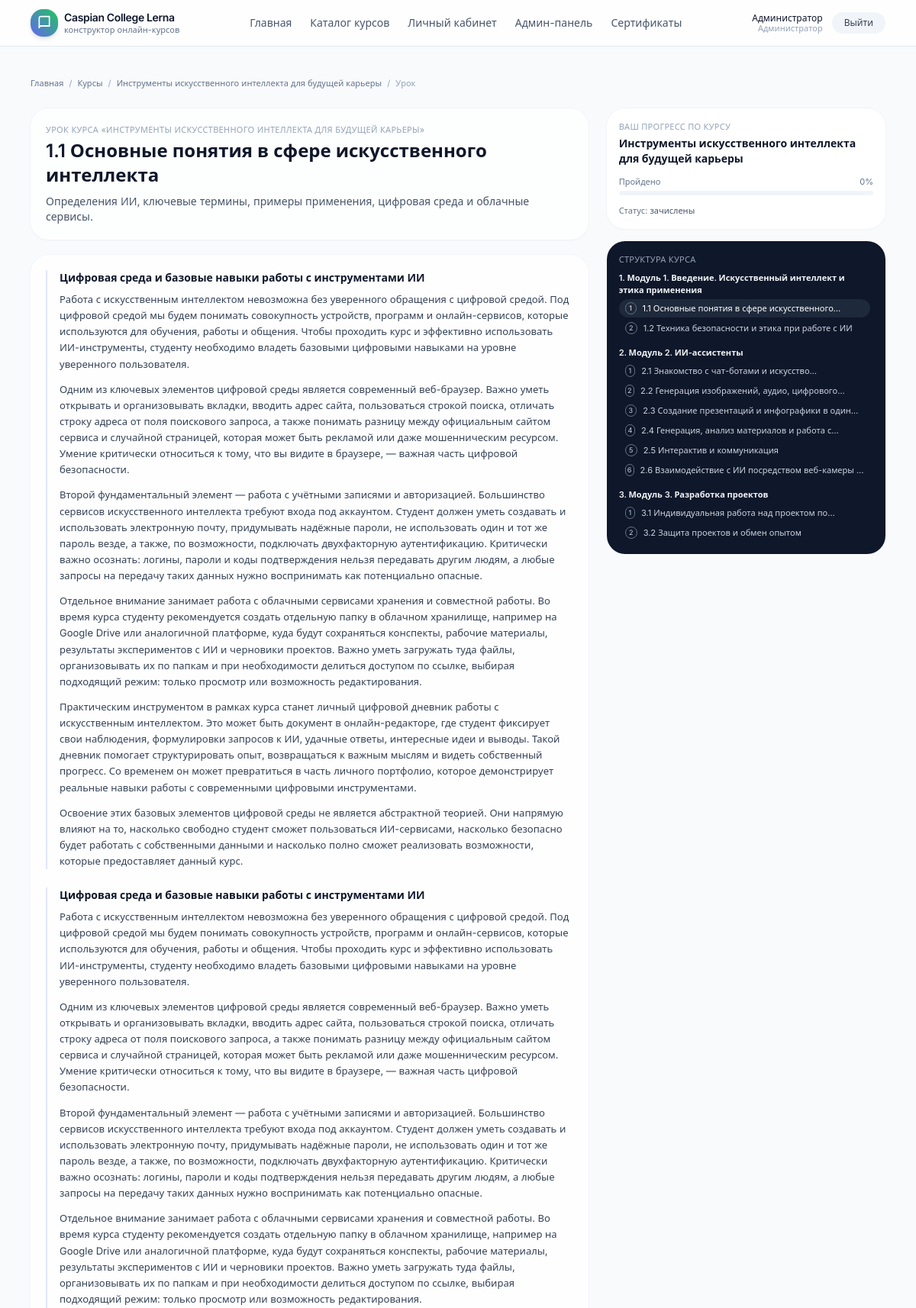
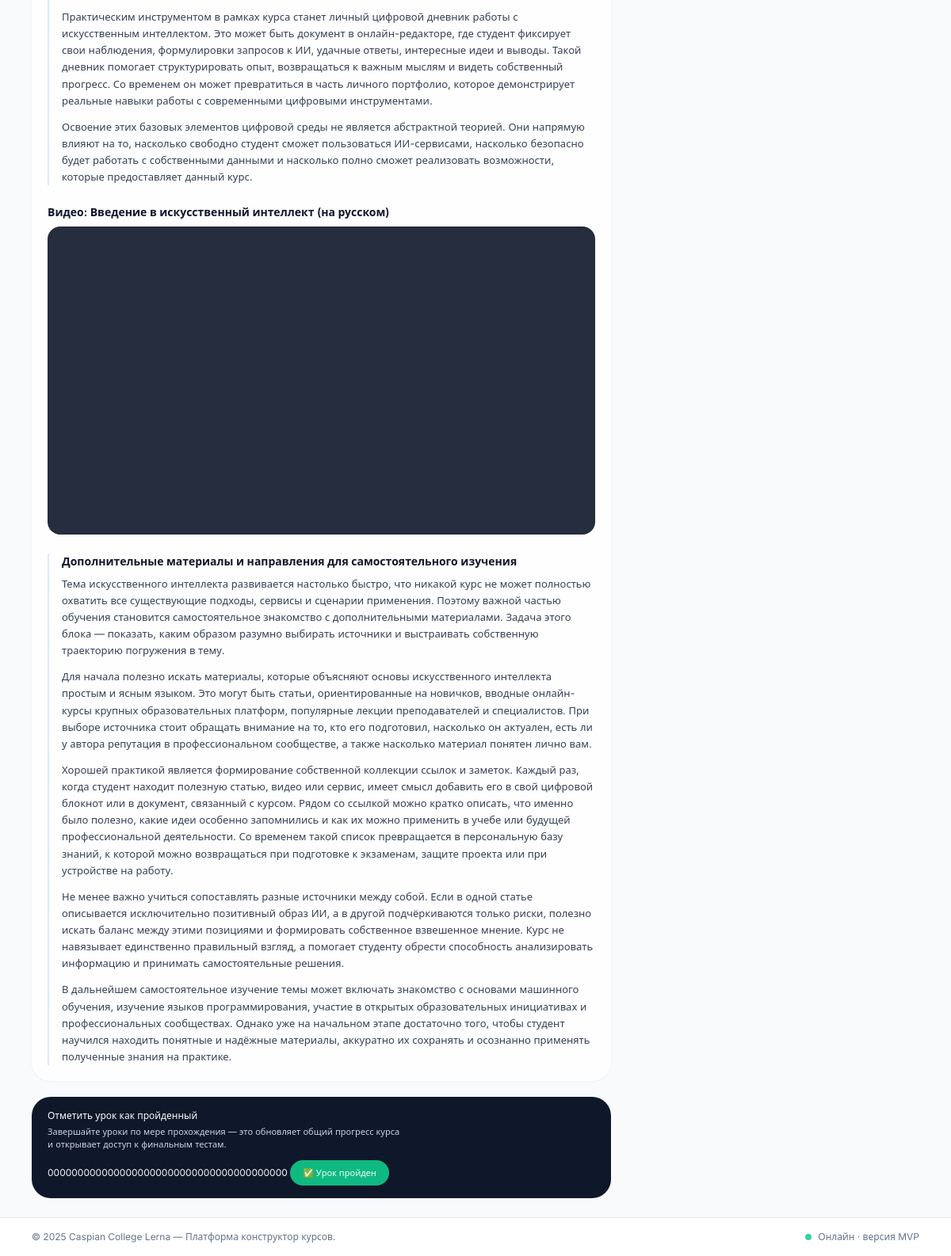
The app's page /course/ai-tools-career/lesson/12 (signed in) with its own data (2 pictures, top to bottom).
### app/models.py (models this page shows, shortened)
class User(UserMixin, db.Model):
    __tablename__ = "users"
    id = db.Column(db.Integer, primary_key=True)
    email = db.Column(db.String(255), unique=True, nullable=False)
    password_hash = db.Column(db.String(255), nullable=False)
    full_name = db.Column(db.String(255), nullable=False)
    role = db.Column(db.String(20), default="student")  # 'student' или 'admin'
    created_at = db.Column(db.DateTime, default=datetime.utcnow)
    courses = db.relationship("UserCourse", back_populates="user", cascade="all, delete-orphan")
    lesson_progress = db.relationship("UserLessonProgress", back_populates="user", cascade="all, delete-orphan")
    test_attempts = db.relationship("UserTestAttempt", back_populates="user", cascade="all, delete-orphan")
    certificates = db.relationship("Certificate", back_populates="user", cascade="all, delete-orphan")
    def is_admin(self) -> bool:
        return self.role == "admin"

class Course(db.Model):
    __tablename__ = "courses"
    id = db.Column(db.Integer, primary_key=True)
    title = db.Column(db.String(255), nullable=False)
    slug = db.Column(db.String(255), unique=True, nullable=False)
    description = db.Column(db.Text, nullable=True)
    category = db.Column(db.String(100), nullable=True)
    level = db.Column(db.String(50), nullable=True)
    image_url = db.Column(db.String(255), nullable=True)      # обложка
    hero_image_url = db.Column(db.String(255), nullable=True) # фон в шапке
    logo_url = db.Column(db.String(255), nullable=True)       # логотип курса
    theme_id = db.Column(db.Integer, db.ForeignKey("course_themes.id"), nullable=True)
    theme = db.relationship("CourseTheme", back_populates="courses")
    language = db.Column(db.String(20), default="ru")
    estimated_duration_minutes = db.Column(db.Integer, default=0)
    requirements = db.Column(db.Text, nullable=True)
    outcomes = db.Column(db.Text, nullable=True)
    is_sequential = db.Column(db.Boolean, default=True)  # модули по порядку
    is_published = db.Column(db.Boolean, default=False)
    created_at = db.Column(db.DateTime, default=datetime.utcnow)
    updated_at = db.Column(db.DateTime, default=datetime.utcnow, onupdate=datetime.utcnow)
    modules = db.relationship("CourseModule", back_populates="course", cascade="all, delete-orphan")
    tests = db.relationship("Test", back_populates="course", cascade="all, delete-orphan")  # финальные тесты
    user_courses = db.relationship("UserCourse", back_populates="course", cascade="all, delete-orphan")
    certificates = db.relationship("Certificate", back_populates="course", cascade="all, delete-orphan")

class Lesson(db.Model):
    __tablename__ = "lessons"
    id = db.Column(db.Integer, primary_key=True)
    module_id = db.Column(db.Integer, db.ForeignKey("course_modules.id"), nullable=False)
    title = db.Column(db.String(255), nullable=False)
    summary = db.Column(db.Text, nullable=True)
    order_index = db.Column(db.Integer, default=0)
    is_preview = db.Column(db.Boolean, default=False)
    module = db.relationship("CourseModule", back_populates="lessons")
    blocks = db.relationship("LessonBlock", back_populates="lesson", cascade="all, delete-orphan")
    progress = db.relationship("UserLessonProgress", back_populates="lesson", cascade="all, delete-orphan")

class LessonBlock(db.Model):
    __tablename__ = "lesson_blocks"
    id = db.Column(db.Integer, primary_key=True)
    lesson_id = db.Column(db.Integer, db.ForeignKey("lessons.id"), nullable=False)
    lesson = db.relationship("Lesson", back_populates="blocks")
    block_type = db.Column(db.String(20), nullable=False)  # text, video, image, file, quote
    order_index = db.Column(db.Integer, default=0)
    title = db.Column(db.String(255), nullable=True)
    text_content = db.Column(db.Text, nullable=True)  # для text/quote
    video_source = db.Column(db.String(20), nullable=True)  # upload/youtube
    video_url = db.Column(db.String(255), nullable=True)
    video_file_path = db.Column(db.String(255), nullable=True)
    image_path = db.Column(db.String(255), nullable=True)
    alt_text = db.Column(db.String(255), nullable=True)
    file_path = db.Column(db.String(255), nullable=True)
    file_name = db.Column(db.String(255), nullable=True)

class UserCourse(db.Model):
    __tablename__ = "user_courses"
    id = db.Column(db.Integer, primary_key=True)
    user_id = db.Column(db.Integer, db.ForeignKey("users.id"), nullable=False)
    course_id = db.Column(db.Integer, db.ForeignKey("courses.id"), nullable=False)
    status = db.Column(db.String(20), default="enrolled")  # enrolled, in_progress, completed
    progress_percent = db.Column(db.Integer, default=0)
    enrolled_at = db.Column(db.DateTime, default=datetime.utcnow)
    completed_at = db.Column(db.DateTime, nullable=True)
    user = db.relationship("User", back_populates="courses")
    course = db.relationship("Course", back_populates="user_courses")

class CourseModule(db.Model):
    __tablename__ = "course_modules"
    id = db.Column(db.Integer, primary_key=True)
    course_id = db.Column(db.Integer, db.ForeignKey("courses.id"), nullable=False)
    title = db.Column(db.String(255), nullable=False)
    description = db.Column(db.Text, nullable=True)
    order_index = db.Column(db.Integer, default=0)
    course = db.relationship("Course", back_populates="modules")
    lessons = db.relationship("Lesson", back_populates="module", cascade="all, delete-orphan")
    tests = db.relationship("Test", back_populates="module", cascade="all, delete-orphan")  # тесты по модулю

### app/blueprints/courses/routes.py (the view)
@courses_bp.route("/course/<slug>/lesson/<int:lesson_id>")
@login_required
def lesson_view(slug, lesson_id):
    course = Course.query.filter_by(slug=slug, is_published=True).first_or_404()
    lesson = Lesson.query.get_or_404(lesson_id)
    if lesson.module.course_id != course.id:
        abort(404)
    user_course = ensure_enrolled(current_user, course)
    blocks = (
        LessonBlock.query
        .filter_by(lesson_id=lesson.id)
        .order_by(LessonBlock.order_index)
        .all()
    )
    modules = (
        CourseModule.query
        .filter_by(course_id=course.id)
        .order_by(CourseModule.order_index)
        .all()
    )
    return render_template(
        "lesson_view.html",
        course=course,
        lesson=lesson,
        blocks=blocks,
        modules=modules,
        user_course=user_course,
    )

### app/blueprints/courses/routes.py (called while the page is built, shortened)
def ensure_enrolled(user, course):
    user_course = UserCourse.query.filter_by(user_id=user.id, course_id=course.id).first()
    return user_course

### app/templates/lesson_view.html (shortened to what this page needs)
{% extends "base.html" %}
{% block content %}
<div class="space-y-6">
  <nav class="text-[11px] text-slate-500 mb-1">
    <a href="{{ url_for('main.index') }}" class="hover:text-primary-600">Главная</a>
    <span class="mx-1 text-slate-400">/</span>
    <a href="{{ url_for('main.courses_list') }}" class="hover:text-primary-600">Курсы</a>
    <span class="mx-1 text-slate-400">/</span>
    <a href="{{ url_for('courses.course_learn', slug=course.slug) }}" class="hover:text-primary-600">
      {{ course.title }}
    </a>
    <span class="mx-1 text-slate-400">/</span>
    <span class="text-slate-400">Урок</span>
  </nav>
  <div class="grid gap-6 md:grid-cols-[minmax(0,2fr),minmax(260px,1fr)]">
    <section class="space-y-5">
      <header class="rounded-3xl bg-white/80 p-5 shadow-sm ring-1 ring-slate-100">
        <p class="text-[11px] uppercase tracking-wide text-slate-400 mb-1">
          Урок курса «{{ course.title }}»
        </p>
        <h1 class="text-xl md:text-2xl font-semibold text-slate-900 mb-2">
          {{ lesson.title }}
        </h1>
        {% if lesson.summary %}
          <p class="text-sm text-slate-600">
            {{ lesson.summary }}
          </p>
        {% endif %}
      </header>
      <div class="rounded-3xl bg-white/90 p-5 shadow-sm ring-1 ring-slate-100">
        {% if blocks %}
          <div class="space-y-6">
            {% for block in blocks %}
              {% if block.block_type == 'text' %}
                <article class="border-l-2 border-primary-100 pl-4">
                  {% if block.title %}
                    <h2 class="mb-2 text-sm font-semibold text-slate-900">
                      {{ block.title }}
                    </h2>
                  {% endif %}
                  <div class="text-[13px] leading-relaxed text-slate-700 space-y-3">
                    {{ block.text_content | replace('\n\n', '</p><p>') | replace('\n', '<br>') | safe
                    }}
                  </div>
                </article>
              {% elif block.block_type == 'video' %}
                <section class="space-y-2">
                  {% if block.title %}
                    <h2 class="text-sm font-semibold text-slate-900">
                      {{ block.title }}
                    </h2>
                  {% endif %}
                  {% if block.video_url %}
                    <div class="overflow-hidden rounded-2xl bg-slate-900/90 shadow-inner">
                      <div class="relative w-full" style="padding-top: 56.25%;">
                        <iframe
                          src="{{ block.video_url }}"
                          class="absolute inset-0 h-full w-full border-0"
                          allowfullscreen
                          loading="lazy">
                        </iframe>
                      </div>
                    </div>
                  {% else %}
                    <p class="text-xs text-slate-500">
                      Видео не настроено для этого блока.
                    </p>
                  {% endif %}
                </section>
              {% else %}
                <div class="rounded-2xl bg-amber-50 px-4 py-3 text-[11px] text-amber-800">
                  Неизвестный тип блока или не заполнены данные для блока «{{ block.title or 'Без названия' }}».
                </div>
              {% endif %}
            {% endfor %}
          </div>
        {% else %}
          <p class="text-sm text-slate-500">
            Контент урока пока не добавлен. Обратитесь к администратору или автору курса.
          </p>
        {% endif %}
      </div>
      <div class="flex flex-wrap items-center justify-between gap-3 rounded-3xl bg-slate-900 px-5 py-4 text-xs text-slate-100">
        <div class="max-w-md">
          <p class="font-medium text-slate-50 mb-1">
            Отметить урок как пройденный
          </p>
          <p class="text-[11px] text-slate-300">
            Завершайте уроки по мере прохождения — это обновляет общий прогресс курса и открывает доступ к финальным тестам.
          </p>
        </div>
        <form method="post" action="{{ url_for('courses.complete_lesson', lesson_id=lesson.id) }}">
          {{ csrf_token() }}
          <button
            type="submit"
            class="inline-flex items-center gap-1 rounded-full bg-emerald-500 px-4 py-2 text-[11px] font-medium text-emerald-50 hover:bg-emerald-600">
            ✅ Урок пройден
          </button>
        </form>
      </div>
    </section>
    <aside class="space-y-4">
      <div class="rounded-3xl bg-white p-4 shadow-sm ring-1 ring-slate-100 text-xs">
        <p class="mb-1 text-[11px] font-medium uppercase tracking-wide text-slate-400">
          Ваш прогресс по курсу
        </p>
        <p class="mb-3 text-sm font-semibold text-slate-900">
          {{ course.title }}
        </p>
        {% if user_course %}
          <div class="mb-3">
            <div class="mb-1 flex justify-between text-[11px] text-slate-500">
              <span>Пройдено</span>
              <span>{{ user_course.progress_percent or 0 }}%</span>
            </div>
            <div class="h-1.5 overflow-hidden rounded-full bg-slate-100">
            </div>
          </div>
          <p class="text-[11px] text-slate-500">
            Статус:
            {% if user_course.status == 'completed' %}
              <span class="font-medium text-emerald-600">курс завершён</span>
            {% elif user_course.status == 'in_progress' %}
              <span class="font-medium text-sky-600">в процессе</span>
            {% else %}
              <span class="font-medium text-slate-600">зачислены</span>
            {% endif %}
          </p>
        {% else %}
          <p class="text-[11px] text-slate-500">
            Вы ещё не записаны на курс. Запишитесь, чтобы отслеживать прогресс и получать сертификат.
          </p>
        {% endif %}
      </div>
      <div class="rounded-3xl bg-slate-900 p-4 text-xs text-slate-100">
        <p class="mb-2 text-[11px] font-medium uppercase tracking-wide text-slate-400">
          Структура курса
        </p>
        <div class="space-y-3 max-h-[420px] overflow-y-auto pr-1">
          {% for m in modules %}
            <div class="space-y-1">
              <p class="text-[11px] font-semibold text-slate-100">
                {{ loop.index }}. {{ m.title }}
              </p>
              {% if m.lessons %}
                <ul class="space-y-0.5">
                  {% for l in m.lessons|sort(attribute='order_index') %}
                    {% set is_current = (l.id == lesson.id) %}
                    <li>
                      <a href="{{ url_for('courses.lesson_view', slug=course.slug, lesson_id=l.id) }}"
                         class="flex items-center gap-2 rounded-full px-2 py-1 text-[11px]
                                {% if is_current %}bg-slate-800 text-white{% else %}text-slate-300 hover:bg-slate-800/70{% endif %}">
                        <span class="inline-flex h-4 w-4 items-center justify-center rounded-full border border-slate-500 text-[9px]">
                          {{ loop.index }}
                        </span>
                        <span class="line-clamp-1">
                          {{ l.title }}
                        </span>
                      </a>
                    </li>
                  {% endfor %}
                </ul>
              {% else %}
                <p class="text-[11px] text-slate-500">
                  Уроки для модуля ещё не добавлены.
                </p>
              {% endif %}
            </div>
          {% endfor %}
        </div>
      </div>
    </aside>
  </div>
</div>
{% endblock %}

### app/templates/navbar.html (shortened to what this page needs)
<header class="border-b border-slate-200 bg-white/80 backdrop-blur">
  <div class="mx-auto flex max-w-6xl items-center justify-between px-4 py-3">
    <a href="{{ url_for('main.index') }}" class="flex items-center gap-2">
      <div class="flex h-9 w-9 items-center justify-center rounded-2xl bg-gradient-to-tr from-primary-500 to-accent text-white shadow-md">
        <svg xmlns="http://www.w3.org/2000/svg" class="h-5 w-5" viewBox="0 0 24 24" fill="none"
             stroke="currentColor" stroke-width="2" stroke-linecap="round" stroke-linejoin="round">
          <path d="M4 19.5A2.5 2.5 0 0 1 6.5 17H20"/>
          <path d="M4 4.5A2.5 2.5 0 0 1 6.5 2H20v15H6.5A2.5 2.5 0 0 0 4 19.5z"/>
        </svg>
      </div>
      <div class="flex flex-col leading-tight">
        <span class="text-sm font-semibold tracking-tight text-slate-900">Caspian College Lerna</span>
        <span class="text-[11px] text-slate-500">конструктор онлайн-курсов</span>
      </div>
    </a>
    <nav class="hidden items-center gap-6 text-sm text-slate-600 md:flex">
      <a href="{{ url_for('main.index') }}" class="hover:text-primary-600">Главная</a>
      <a href="{{ url_for('main.courses_list') }}" class="hover:text-primary-600">Каталог курсов</a>
      {% if current_user.is_authenticated %}
        <a href="{{ url_for('courses.dashboard') }}" class="hover:text-primary-600">Личный кабинет</a>
        {% if current_user.is_admin() %}
          <a href="{{ url_for('admin.dashboard') }}" class="hover:text-primary-600">Админ-панель</a>
          <a href="{{ url_for('admin.certificate_branding') }}" class="hover:text-primary-600">Сертификаты</a>
        {% endif %}
      {% endif %}
    </nav>
    <div class="flex items-center gap-3 text-sm">
      {% if current_user.is_authenticated %}
        <div class="hidden flex-col text-right text-xs leading-tight text-slate-600 sm:flex">
          <span class="font-medium text-slate-900">{{ current_user.full_name }}</span>
          <span class="text-[11px] text-slate-400">
            {% if current_user.is_admin() %}Администратор{% else %}Обучающийся{% endif %}
          </span>
        </div>
        <a href="{{ url_for('auth.logout') }}"
           class="rounded-full bg-slate-100 px-4 py-1.5 text-xs font-medium text-slate-700 hover:bg-slate-200">
          Выйти
        </a>
      {% endif %}
    </div>
  </div>
</header>

### app/static/css/styles.css (style rules this page uses)
body { background-color: #f8f9fa; }

### records on screen
User: full_name "Администратор"
Course: title "Инструменты искусственного интеллекта для будущей карьеры", title "ИНСТРУМЕНТЫ ИСКУССТВЕННОГО ИНТЕЛЛЕКТА ДЛЯ БУДУЩЕЙ КАРЬЕРЫ"
Lesson: title "1.1 Основные понятия в сфере искусственного интеллекта", summary "Определения ИИ, ключевые термины, примеры применения, цифровая среда и облачные сервисы.", title "1.1 Основные понятия в сфере…"
LessonBlock: title "Цифровая среда и базовые навыки работы с инструментами ИИ", text_content "Работа с искусственным интеллектом невозможна без уверенного обращения с цифровой средой. Под цифровой средой мы будем понимать совокупность устройств, программ и онлайн-сервисов, которые используются для обучения, работы и общения. Чтобы проходить курс и эффективно использовать ИИ-инструменты, студенту необходимо владеть базовыми цифровыми навыками на уровне уверенного пользователя. Одним из ключевых элементов цифровой среды является современный веб-браузер. Важно уметь открывать и организовывать вкладки, вводить адрес сайта, пользоваться строкой поиска, отличать строку адреса от поля поискового запроса, а также понимать разницу между официальным сайтом сервиса и случайной страницей,…"
LessonBlock: title "Цифровая среда и базовые навыки работы с инструментами ИИ", text_content "Работа с искусственным интеллектом невозможна без уверенного обращения с цифровой средой. Под цифровой средой мы будем понимать совокупность устройств, программ и онлайн-сервисов, которые используются для обучения, работы и общения. Чтобы проходить курс и эффективно использовать ИИ-инструменты, студенту необходимо владеть базовыми цифровыми навыками на уровне уверенного пользователя. Одним из ключевых элементов цифровой среды является современный веб-браузер. Важно уметь открывать и организовывать вкладки, вводить адрес сайта, пользоваться строкой поиска, отличать строку адреса от поля поискового запроса, а также понимать разницу между официальным сайтом сервиса и случайной страницей,…"
LessonBlock: title "Видео: Введение в искусственный интеллект (на русском)"
LessonBlock: title "Дополнительные материалы и направления для самостоятельного изучения", text_content "Тема искусственного интеллекта развивается настолько быстро, что никакой курс не может полностью охватить все существующие подходы, сервисы и сценарии применения. Поэтому важной частью обучения становится самостоятельное знакомство с дополнительными материалами. Задача этого блока — показать, каким образом разумно выбирать источники и выстраивать собственную траекторию погружения в тему. Для начала полезно искать материалы, которые объясняют основы искусственного интеллекта простым и ясным языком. Это могут быть статьи, ориентированные на новичков, вводные онлайн-курсы крупных образовательных платформ, популярные лекции преподавателей и специалистов. При выборе источника стоит обращать…"
UserCourse: progress_percent "0"
CourseModule: title "Модуль 1. Введение. Искусственный интеллект и этика применения"
Lesson: title "1.2 Техника безопасности и этика при работе с ИИ"
CourseModule: title "Модуль 2. ИИ-ассистенты"
Lesson: title "2.1 Знакомство с чат-ботами и…"
Lesson: title "2.2 Генерация изображений, аудио,…"
Lesson: title "2.3 Создание презентаций и инфографики в…"
Lesson: title "2.4 Генерация, анализ материалов и работа…"
Lesson: title "2.5 Интерактив и коммуникация"
Lesson: title "2.6 Взаимодействие с ИИ посредством веб-камеры…"
CourseModule: title "Модуль 3. Разработка проектов"
Lesson: title "3.1 Индивидуальная работа над проектом…"
Lesson: title "3.2 Защита проектов и обмен опытом"

### other values on screen
{{ 2025 }} "2025"
